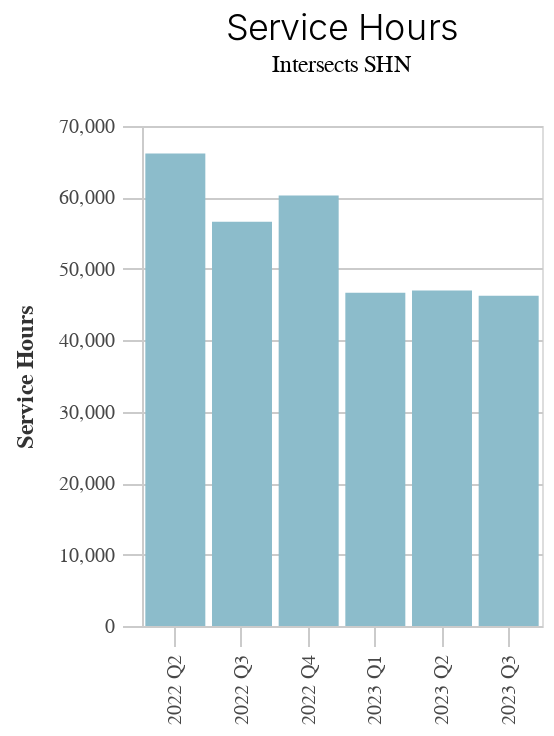

Notebook source saved alongside this figure:
### Code cell
i2

### Figure 1 — Vega-Lite specification as saved in the notebook (floating-point values rounded to 4 significant figures)
{"config": {"view": {"continuousWidth": 300, "continuousHeight": 300}, "axis": {"domainColor": "#cbcbcb", "grid": true, "gridColor": "#cbcbcb", "gridWidth": 1, "labelColor": "#474747", "labelFont": "Nunito Sans", "labelFontSize": 10, "labelPadding": 4, "tickColor": "#cbcbcb", "tickSize": 10, "titleColor": "#333", "titleFont": "Raleway", "titleFontSize": 12, "titlePadding": 10}, "axisBand": {"grid": false}, "background": "white", "font": "Raleway", "header": {"labelFont": "Nunito Sans", "titleFont": "Raleway"}, "legend": {"labelColor": "#333", "labelFont": "Nunito Sans", "labelFontSize": 11, "labelLimit": 0, "padding": 1, "symbolSize": 30, "symbolType": "square", "titleColor": "#333", "titleFont": "Raleway", "titleFontSize": 14, "titlePadding": 10}, "title": {"anchor": "middle", "font": "Raleway", "fontSize": 18, "fontWeight": 300, "offset": 20}}, "hconcat": [{"mark": {"type": "bar"}, "encoding": {"color": {"value": "#8CBCCB"}, "tooltip": [{"field": "year", "type": "quantitative"}, {"field": "quarter", "type": "nominal"}, {"field": "year_quarter", "type": "nominal"}, {"field": "variable", "type": "nominal"}, {"field": "category", "type": "nominal"}, {"field": "value", "type": "quantitative"}], "x": {"field": "year_quarter", "title": null, "type": "ordinal"}, "y": {"field": "value", "title": "Service Hours", "type": "quantitative"}}, "height": 250, "name": "view_6", "title": {"text": "Service Hours", "subtitle": "Intersects SHN"}, "width": 200}], "data": {"name": "data-6bf176924272e6b2f246afbac53e00ba"}, "params": [{"name": "param_6", "select": {"type": "interval", "encodings": ["x", "y"]}, "bind": "scales", "views": ["view_6"]}], "resolve": {"scale": {"y": "independent"}}, "spacing": 0, "$schema": "https://vega.github.io/schema/vega-lite/v5.8.0.json", "datasets": {"data-6bf176924272e6b2f246afbac53e00ba": [{"category": "Intersects SHN", "variable": "service_hours", "value": 66160.0, "service_date": "2022-05-04", "year_quarter": "2022 Q2", "quarter": "Q2", "year": 2022}, {"category": "Intersects SHN", "variable": "service_hours", "value": 56580.0, "service_date": "2022-08-17", "year_quarter": "2022 Q3", "quarter": "Q3", "year": 2022}, {"category": "Intersects SHN", "variable": "service_hours", "value": 60290.0, "service_date": "2022-10-12", "year_quarter": "2022 Q4", "quarter": "Q4", "year": 2022}, {"category": "Intersects SHN", "variable": "service_hours", "value": 46660.0, "service_date": "2023-01-18", "year_quarter": "2023 Q1", "quarter": "Q1", "year": 2023}, {"category": "Intersects SHN", "variable": "service_hours", "value": 46960.0, "service_date": "2023-04-12", "year_quarter": "2023 Q2", "quarter": "Q2", "year": 2023}, {"category": "Intersects SHN", "variable": "service_hours", "value": 46240.0, "service_date": "2023-07-12", "year_quarter": "2023 Q3", "quarter": "Q3", "year": 2023}]}}
